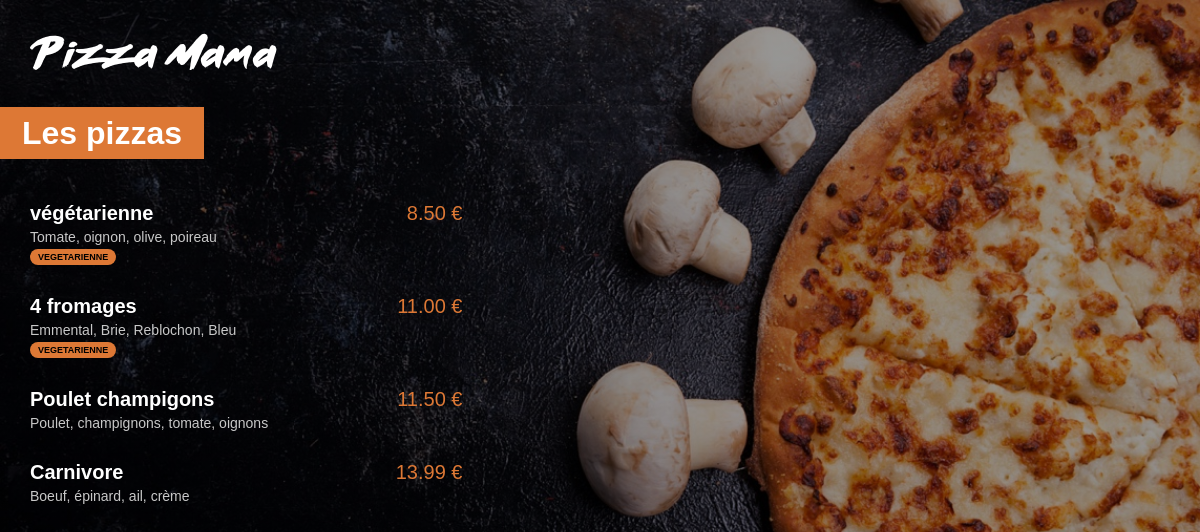
The app's page /menu/, older data.
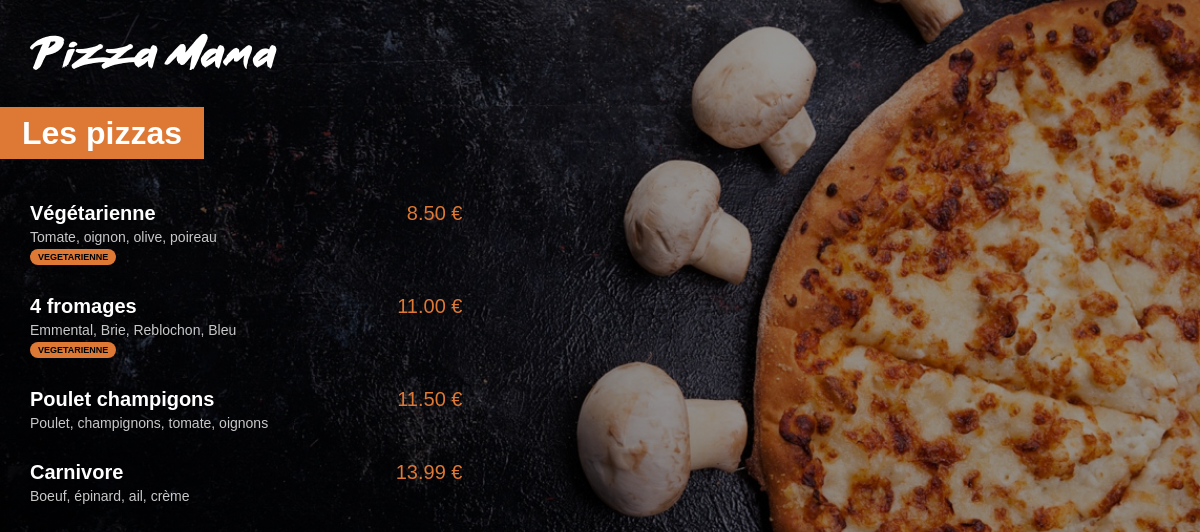
The same page, newer data.
### menu/models.py (models this page shows, shortened)
class Pizza(models.Model):
    nom = models.CharField(max_length=200)
    ingredients = models.CharField(max_length=400)
    prix = models.FloatField(default=0)
    vegetarienne = models.BooleanField(default=False)

### menu/views.py (the view)
# urls.py: path('', views.index, name='index'),
def index(request):
    pizzas = Pizza.objects.all().order_by('prix')
    return render(request, 'menu/index.html', {'pizzas': pizzas})

### menu/templates/menu/index.html (shortened to what this page needs)
{% load static %}
<html lang="en">
<head>
    <link rel="stylesheet" href="{% static 'menu/style.css' %}">
</head>
<body>
    <img id="small_logo" src="{% static 'menu/images/small_logo.png' %}" alt="logo pizza mama">
    <div class="menu_title">
        <h1>Les pizzas</h1>
    </div>
        <div class="menu_list">
      {% for pizza in pizzas %}
        <div class="menu_list_item">
            <span class="menu_list_title">{{ pizza.nom }}</span>
            <span class="menu_list_price">{{ pizza.prix | floatformat:2 }} €</span>
            <div><span class="menu_list_ingredient">{{ pizza.ingredients }}</span></div>
            {% if pizza.vegetarienne %}
                <span class="menu_list_badge">VEGETARIENNE</span>
            {% endif %}
           </div>
      {% empty %}
        <div>Aucune pizza trouvée</div>
      {% endfor %}
       </div>
</body>
</html>

### menu/static/menu/style.css (style rules this page uses)
body { background: linear-gradient(0deg, rgba(0, 0, 0, 0.4), rgba(0, 0, 0, 0.4)), url("images/menu_background.jpg") no-repeat center center fixed; -webkit-background-size: cover; -moz-background-size: cover; -o-background-size: cover; background-size: cover; color: white; margin-left: 0px; font-family: Arial, sans-serif; }
#small_logo { margin-top: 25px; margin-left: 30px; }
h1 { background: #DD7835; color: white; display: inline; padding: 8px 22px; }
.menu_title { margin-top: 45px; margin-bottom: 50px; }
.menu_list { margin-left: 30px; }
.menu_list_item { margin: 30px 0; }
.menu_list_title { font-weight: bold; font-size: 20px; display: inline-block; width: 350px; }
.menu_list_price { font-size: 20px; color: #DD7835; display: inline-block; width: 70px; margin-left: 8px; text-align: right; }
.menu_list_ingredient { font-size: 14px; color:#C8C8C8; margin-top: 4px; display: block; width: 320px; }
.menu_list_badge { background-color: #DD7835; color: black; font-size: 9px; padding: 3px 8px; border-radius: 8px; margin-top: 4px; display: inline-block; font-weight: bold; }

Row changes from the older to the newer data that the page shows:
changed Pizza "Tomate, oignon, olive, poireau": nom "végétarienne" → "Végétarienne"
